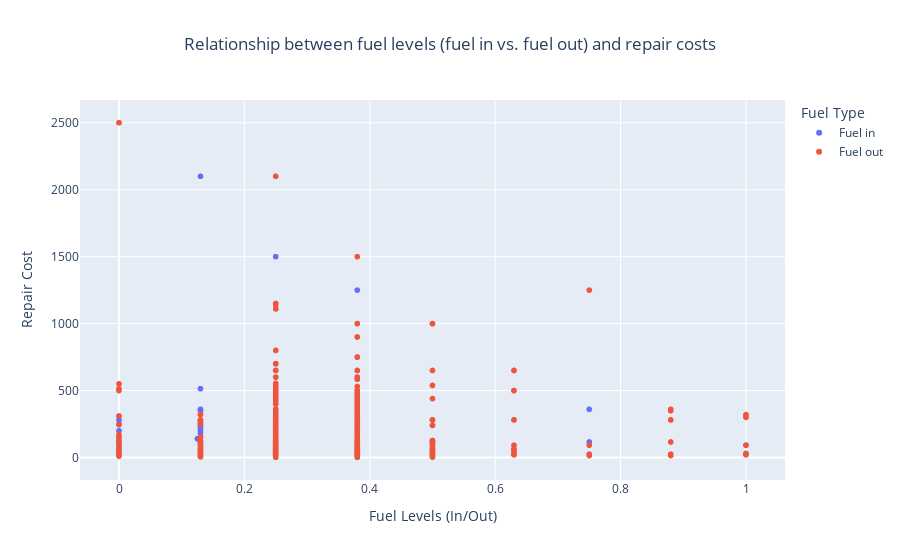

Notebook code for this chart:
### Code cell
# Create a long-form DataFrame for comparison of fuel in and fuel out
df_long = df.melt(id_vars='cost', value_vars=['Fuel in', 'Fuel out'],
                  var_name='Fuel Type', value_name='Fuel Level')
# Scatter plot: fuel in/fuel out vs. repair cost
fig = px.scatter(df_long, 
                 x='Fuel Level',    # Fuel levels on X-axis (combined fuel in and out)
                 y='cost',   # Repair cost on Y-axis
                 color='Fuel Type', # Distinguish between fuel in and out
                 title='Relationship between fuel levels (fuel in vs. fuel out) and repair costs',
                 labels={'Fuel Level': 'Fuel Levels (In/Out)', 'cost': 'Repair Cost'}
                )

# Center the title
fig.update_layout(title_x=0.5)

# Display the scatter plot
fig.show()

### Figure 1 — Plotly figure (JSON) as saved in the notebook; plotly's stock layout.template omitted (floating-point values rounded to 4 significant figures; data arrays with more than 128 entries replaced by an {"elided": "..."} marker saying what was removed)
{"data": [{"hovertemplate": "Fuel Type=Fuel in<br>Fuel Levels (In/Out)=%{x}<br>Repair Cost=%{y}<extra></extra>", "legendgroup": "Fuel in", "marker": {"color": "#636efa", "symbol": "circle"}, "mode": "markers", "name": "Fuel in", "showlegend": true, "type": "scattergl", "x": {"elided": "1499 float values"}, "xaxis": "x", "y": {"elided": "1499 int values"}, "yaxis": "y"}, {"hovertemplate": "Fuel Type=Fuel out<br>Fuel Levels (In/Out)=%{x}<br>Repair Cost=%{y}<extra></extra>", "legendgroup": "Fuel out", "marker": {"color": "#EF553B", "symbol": "circle"}, "mode": "markers", "name": "Fuel out", "showlegend": true, "type": "scattergl", "x": {"elided": "1499 float values"}, "xaxis": "x", "y": {"elided": "1499 int values"}, "yaxis": "y"}], "layout": {"legend": {"title": {"text": "Fuel Type"}, "tracegroupgap": 0}, "title": {"text": "Relationship between fuel levels (fuel in vs. fuel out) and repair costs", "x": 0.5}, "xaxis": {"anchor": "y", "domain": [0, 1], "title": {"text": "Fuel Levels (In/Out)"}}, "yaxis": {"anchor": "x", "domain": [0, 1], "title": {"text": "Repair Cost"}}}}
